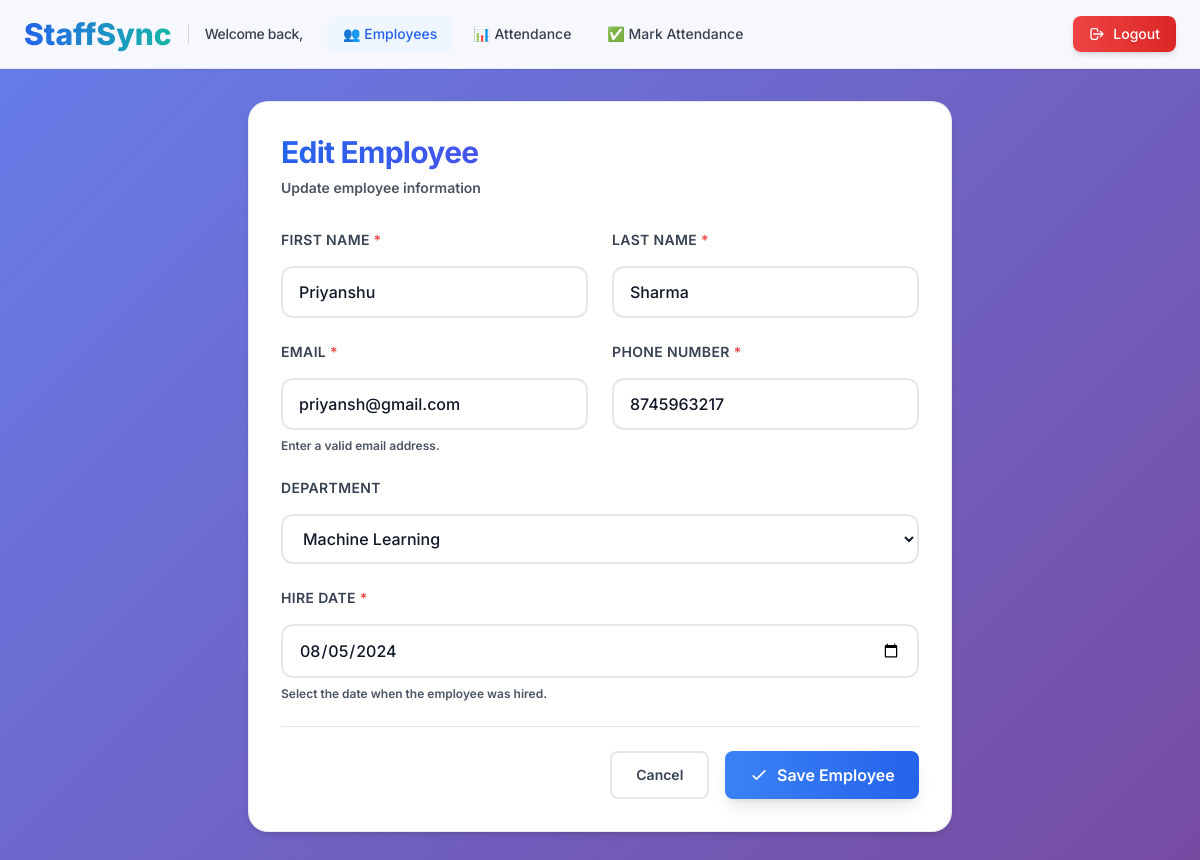
The app's page /employees/employee/6/edit/ with its own data.
### employees/models.py (models this page shows, shortened)
class Employee(models.Model):
    first_name = models.CharField(max_length=100)
    last_name = models.CharField(max_length=100)
    email = models.EmailField(unique=True)
    phone_number = models.CharField(max_length=15)
    department = models.ForeignKey(Department, on_delete=models.SET_NULL, null=True, blank=True)
    hire_date = models.DateField()
    class Meta:
        ordering = ['first_name', 'last_name']
        verbose_name_plural = 'Employees'

### employees/views.py (the view)
# urls.py: path('employee/<int:pk>/edit/', views.employee_edit, name='employee_edit'),
def employee_edit(request, pk):
    employee = get_object_or_404(Employee, pk=pk)
    if request.method == "POST":
        form = EmployeeForm(request.POST, instance=employee)
        if form.is_valid():
            employee = form.save()
            messages.success(request, f'Employee {employee.first_name} {employee.last_name} has been updated successfully.')
            return redirect('employee_list')
        else:
            messages.error(request, 'Please correct the errors below.')
    else:
        form = EmployeeForm(instance=employee)
    return render(request, 'employees/employee_form.html', {'form': form, 'employee': employee})

### employees/models.py (called while the page is built)
    def __str__(self):
        return self.name

### employees/templates/employees/employee_form.html (shortened to what this page needs)
{% load static %}
<!DOCTYPE html>
<html lang="en">
<head>
    <script src="https://cdn.tailwindcss.com"></script>
    <link rel="stylesheet" href="{% static 'admin.css' %}">
</head>
<body class="fade-in">
    <header class="admin-header sticky top-0 z-40 py-4 px-6">
        <div class="max-w-7xl mx-auto flex justify-between items-center">
            <div class="flex items-center space-x-6">
            <div class="flex items-center space-x-4">
                    <a href="{% url 'dashboard' %}" class="flex items-center space-x-2">
                        <span class="text-2xl md:text-3xl font-extrabold bg-gradient-to-r from-blue-600 to-teal-500 bg-clip-text text-transparent">StaffSync</span>
                    </a>
                    <div class="hidden md:block border-l border-gray-300 pl-4">
                        <h2 class="text-sm font-medium text-gray-600">Welcome back,</h2>
                    </div>
                </div>
                <nav class="hidden md:flex items-center space-x-1">
                    <a href="{% url 'employee_list' %}" class="px-4 py-2 text-sm font-medium text-blue-600 bg-blue-50 rounded-lg transition-all duration-200">👥 Employees</a>
                    <a href="{% url 'attendance_list' %}" class="px-4 py-2 text-sm font-medium text-gray-700 hover:text-blue-600 hover:bg-blue-50 rounded-lg transition-all duration-200">📊 Attendance</a>
                    <a href="{% url 'mark_attendance' %}" class="px-4 py-2 text-sm font-medium text-gray-700 hover:text-blue-600 hover:bg-blue-50 rounded-lg transition-all duration-200">✅ Mark Attendance</a>
                </nav>
            </div>
            <div class="flex items-center space-x-4">
                <a href="{% url 'logout' %}" class="inline-flex items-center px-4 py-2 text-sm font-medium text-white bg-gradient-to-r from-red-500 to-red-600 rounded-lg hover:from-red-600 hover:to-red-700 shadow-md hover:shadow-lg transition-all duration-200">
                    <svg class="w-4 h-4 mr-2" fill="none" stroke="currentColor" viewBox="0 0 24 24">
                        <path stroke-linecap="round" stroke-linejoin="round" stroke-width="2" d="M17 16l4-4m0 0l-4-4m4 4H7m6 4v1a3 3 0 01-3 3H6a3 3 0 01-3-3V7a3 3 0 013-3h4a3 3 0 013 3v1"></path>
                    </svg>
                    Logout
                </a>
            </div>
        </div>
    </header>
    <main class="max-w-3xl mx-auto px-4 sm:px-6 lg:px-8 py-8">
        <div class="card fade-in p-6 md:p-8">
            <div class="mb-8">
                <h1 class="text-3xl font-bold bg-gradient-to-r from-blue-600 to-purple-600 bg-clip-text text-transparent mb-2">
                </h1>
                <p class="text-sm text-gray-500">{% if employee %}Update employee information{% else %}Add a new team member to the system{% endif %}</p>
    </div>
            <form method="post" class="space-y-6">
                <div class="grid grid-cols-1 md:grid-cols-2 gap-6">
                    {% for field in form %}
                    <div class="space-y-2 {% if forloop.counter > 4 %}md:col-span-2{% endif %}">
                        <label for="{{ field.id_for_label }}" class="block text-sm font-semibold text-gray-700 uppercase tracking-wide">
                            {{ field.label }}
                            {% if field.field.required %}<span class="text-red-500">*</span>{% endif %}
                        </label>
                        {{ field }}
                        {% if field.help_text %}
                            <p class="text-xs text-gray-500">{{ field.help_text }}</p>
                        {% endif %}
                    </div>
                    {% endfor %}
                </div>
                <div class="flex flex-col sm:flex-row justify-end space-y-3 sm:space-y-0 sm:space-x-4 pt-6 border-t border-gray-200">
                    <a href="{% url 'employee_list' %}" class="inline-flex items-center justify-center px-6 py-3 text-sm font-semibold text-gray-700 bg-white border-2 border-gray-200 rounded-lg hover:bg-gray-50 hover:border-gray-300 transition-all duration-200">
                        Cancel
                    </a>
                    <button type="submit" class="inline-flex items-center justify-center px-6 py-3 bg-gradient-to-r from-blue-500 to-blue-600 text-white font-semibold rounded-lg shadow-lg hover:shadow-xl hover:from-blue-600 hover:to-blue-700 transition-all duration-200 transform hover:scale-105">
                        <svg class="w-5 h-5 mr-2" fill="none" stroke="currentColor" viewBox="0 0 24 24">
                            <path stroke-linecap="round" stroke-linejoin="round" stroke-width="2" d="M5 13l4 4L19 7"></path>
                        </svg>
                        Save Employee
                    </button>
                </div>
        </form>
    </div>
    </main>
</body>
</html>

### employees/static/admin.css (style rules this page uses)
:root { --primary-blue: #2563eb; --primary-blue-dark: #1d4ed8; --primary-blue-light: #3b82f6; --success-green: #10b981; --danger-red: #ef4444; --warning-yellow: #f59e0b; --gray-50: #f9fafb; --gray-100: #f3f4f6; --gray-200: #e5e7eb; --gray-300: #d1d5db; --gray-600: #4b5563; --gray-700: #374151; --gray-800: #1f2937; --gray-900: #111827; --space-xs: 0.25rem; --space-sm: 0.5rem; --space-md: 1rem; --space-lg: 1.5rem; --space-xl: 2rem; --space-2xl: 3rem; --space-3xl: 4rem; --font-xs: 0.75rem; --font-sm: 0.875rem; --font-base: 1rem; --font-lg: 1.125rem; --font-xl: 1.25rem; --font-2xl: 1.5rem; --font-3xl: 1.875rem; --font-4xl: 2.25rem; --radius-sm: 0.375rem; --radius-md: 0.5rem; --radius-lg: 0.75rem; --radius-xl: 1rem; --radius-2xl: 1.25rem; --radius-full: 9999px; --shadow-sm: 0 1px 2px 0 rgba(0, 0, 0, 0.05); --shadow-md: 0 4px 6px -1px rgba(0, 0, 0, 0.1), 0 2px 4px -1px rgba(0, 0, 0, 0.06); --shadow-lg: 0 10px 15px -3px rgba(0, 0, 0, 0.1), 0 4px 6px -2px rgba(0, 0, 0, 0.05); --shadow-xl: 0 20px 25px -5px rgba(0, 0, 0, 0.1), 0 10px 10px -5px rgba(0, 0, 0, 0.04); --shadow-2xl: 0 25px 50px -12px rgba(0, 0, 0, 0.25); --transition-fast: 150ms cubic-bezier(0.4, 0, 0.2, 1); --transition-base: 200ms cubic-bezier(0.4, 0, 0.2, 1); --transition-slow: 300ms cubic-bezier(0.4, 0, 0.2, 1); --transition-bounce: 400ms cubic-bezier(0.34, 1.56, 0.64, 1); --z-dropdown: 1000; --z-sticky: 1020; --z-fixed: 1030; --z-modal-backdrop: 1040; --z-modal: 1050; --z-popover: 1060; --z-tooltip: 1070; }
*, *::before, *::after { box-sizing: border-box; }
* { transition-property: background-color, border-color, color, fill, stroke, opacity, box-shadow, transform; transition-duration: var(--transition-base); transition-timing-function: cubic-bezier(0.4, 0, 0.2, 1); }
.card, .stat-card, button, .sidebar-link, .mobile-menu-btn { will-change: transform; backface-visibility: hidden; -webkit-font-smoothing: antialiased; -moz-osx-font-smoothing: grayscale; }
body { font-family: 'Inter', -apple-system, BlinkMacSystemFont, 'Segoe UI', Roboto, sans-serif; background: linear-gradient(135deg, #667eea 0%, #764ba2 100%); background-attachment: fixed; min-height: 100vh; color: #1f2937; -webkit-font-smoothing: antialiased; -moz-osx-font-smoothing: grayscale; text-rendering: optimizeLegibility; font-weight: 500; }
p, span, div { color: #1f2937; }
.text-gray-500 { color: #4b5563 !important; font-weight: 600; }
.text-gray-600 { color: #374151 !important; font-weight: 600; }
h1, h2, h3, h4, h5, h6 { font-weight: 700; color: #111827; letter-spacing: -0.025em; }
.card { background: white; border-radius: var(--radius-2xl); box-shadow: var(--shadow-md); transition: all var(--transition-bounce); border: 1px solid rgba(226, 232, 240, 0.8); position: relative; overflow: hidden; }
.card::before { content: ''; position: absolute; top: 0; left: 0; right: 0; height: 3px; background: linear-gradient(90deg, #3b82f6 0%, #8b5cf6 100%); transform: scaleX(0); transform-origin: left; transition: transform var(--transition-slow); opacity: 0; }
.admin-header { background: rgba(255, 255, 255, 0.95); backdrop-filter: blur(12px) saturate(180%); -webkit-backdrop-filter: blur(12px) saturate(180%); box-shadow: var(--shadow-sm); border-bottom: 1px solid rgba(226, 232, 240, 0.8); position: sticky; top: 0; z-index: var(--z-sticky); }
input[type="text"], input[type="email"], input[type="date"], input[type="tel"], input[type="number"], select, textarea { width: 100%; padding: 0.75rem 1rem; font-size: var(--font-base); line-height: 1.5; color: var(--gray-900); background-color: white; border: 2px solid var(--gray-200); border-radius: var(--radius-lg); transition: all var(--transition-base); font-family: inherit; }
input::placeholder, textarea::placeholder { color: var(--gray-400); opacity: 1; }
label { display: block; font-size: var(--font-sm); font-weight: 600; color: var(--gray-700); margin-bottom: 0.5rem; line-height: 1.5; }
.fade-in { animation: fadeIn 0.4s cubic-bezier(0.4, 0, 0.2, 1); will-change: opacity, transform; }
.card { animation: scaleIn 0.3s cubic-bezier(0.4, 0, 0.2, 1) backwards; will-change: opacity, transform; }
.card:nth-of-type(1) { animation-delay: 0.1s; }
.fade-in { animation: fadeIn 0.5s ease-out; }
.card { animation: scaleIn 0.4s ease-out backwards; }
.card:nth-of-type(1) { animation-delay: 0.2s; }

### employees/templates/employees/employee_form.html (style rules this page uses)
body { font-family: 'Inter', sans-serif; }

### records on screen
Employee: form "Priyanshu" "Sharma" "priyansh@gmail.com" "8745963217" "Machine Learning" "08/05/2024"

### other values on screen
{{ field.label }} "FIRST NAME" "LAST NAME" "EMAIL" "PHONE NUMBER" "DEPARTMENT" "HIRE DATE"
{{ field.help_text }} "Enter a valid email address." "Select the date when the employee was hired."
